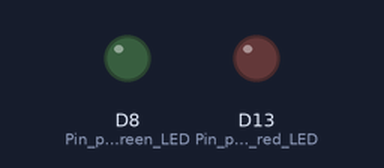
A sketch run on a simulated Arduino Uno R4 WiFi. Parts: output pins drawn as LEDs (lit = HIGH). WiFi joins after 1.5 s; servers stay silent unless stated; uploads are accepted with an empty reply.

Above: at 0.1 s.
At 16.6 s:
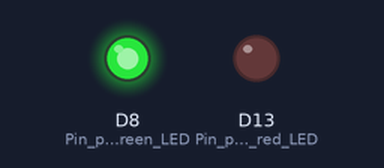
Timing chart, 0 to 20.0 s (numbered marks = the images above):
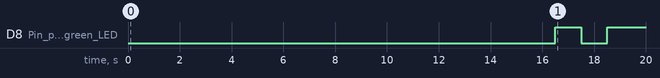

Measured:
- by itself, D8 (Pin_pointing_to_green_LED): LOW → HIGH at 16.5 s, → LOW 1.0 s later, → HIGH 1.0 s later

The sketch:

arduino-remote-plant-monitor-system.ino
```cpp
#include <WiFiS3.h>
#include <WiFiSSLClient.h>
#include <ArduinoHttpClient.h>

#include "arduino_secrets.h"

char ssid[] = SECRET_SSID;
char pass[] = SECRET_PASS;

WiFiSSLClient wifiClient;
int status = WL_IDLE_STATUS;

int HTTP_PORT = 443;
char HOST_NAME[] = SECRET_API_BASE_URL;

void setup() {
  // Checking for the WiFi module
  if (WiFi.status() == WL_NO_MODULE) {
    // No module found so don't continue with the process
    while (true)
      ;
  }

  // Attempting to connect to WiFi network
  while (status != WL_CONNECTED) {
    // Connect to WPA/WPA2 network:
    status = WiFi.begin(ssid, pass);

    // Waiting 15 seconds for connection to establish
    delay(15000);
  }

  pinMode(13, OUTPUT);  // Pin pointing to red LED
  pinMode(8, OUTPUT);   // Pin pointing to green LED
}

void loop() {
  if (WiFi.status() == WL_CONNECTED) {
    digitalWrite(8, HIGH);  // Turning on green LED indicating we have a connection

    String addSensorReadingApi = "/api/add-sensor-reading";
    String contentType = "application/json";

    float sensorValue = analogRead(A0);

    String postData = "{\"reading\":";
    postData += sensorValue;
    postData += "}";

    // Inspiration for this value: https://github.com/passion-tech/Hello-tech/blob/master/Soil_moisture_Sensor_with_Relay___Lcd.ino
    if (sensorValue > 625) {
      digitalWrite(13, HIGH);  // Turning on red LED indicating that the soil is dry
    }

    HttpClient httpClient = HttpClient(wifiClient, HOST_NAME, HTTP_PORT);

    int statusCode = -1;
    int retryMax = 0;

    while (statusCode != 201 && retryMax < 5) {
      httpClient.beginRequest();
      httpClient.post(addSensorReadingApi, contentType, postData);
      httpClient.endRequest();

      // Reading the status code of the response
      statusCode = httpClient.responseStatusCode();
      httpClient.responseBody();
      retryMax ++;
    }

    // Blink LED to show that request has been made
    digitalWrite(8, LOW);
    delay(1000);
    digitalWrite(8, HIGH);
  } else {
    digitalWrite(8, LOW);  // Turning off green LED indicating we do not have a connection
  }

  delay(3600000);  // Take reading every 1 hour
}
```

arduino_secrets.example.h
```cpp
#define SECRET_SSID ""  // your network SSID (name)
#define SECRET_PASS ""  // your network password (use for WPA, or use as key for WEP)
#define SECRET_API_BASE_URL "ict-5101-iot-remote-plant-monitor-system.vercel.app"
```
